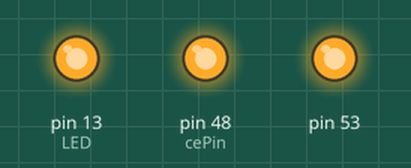
Recording of a sketch running on a simulated Arduino Mega 2560, built with avr-gcc and run on an emulated ATmega2560. Parts: output pins drawn as LEDs (lit = HIGH). Random numbers use the default seed unless the sketch sets one; pins used as bus, display or sensor lines are not drawn; what the sketch prints to the serial monitor is not drawn.

Above: at 0.1 s.
Timing chart, 0 to 1.6 s (numbered marks = the images above):
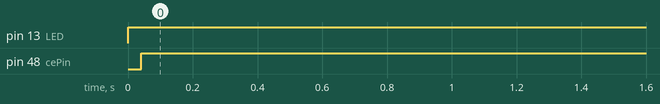

Measured:
- by itself, pin 13 (LED): LOW → HIGH at 0.00 s
- by itself, pin 48 (cePin): LOW → HIGH at 0.04 s

The sketch:

Sensor.ino
```cpp
#include <SPI.h>
#include <Mirf.h>
#include <nRF24L01.h>
//#include <dht.h>
#include <MirfHardwareSpiDriver.h>

#define SCK_PIN 52
#define MISO_PIN 50
#define MOSI_PIN 51
#define LED 13
#define DHT11_PIN 2

//dht DHT;


int interval;


void setup(){
  Serial.begin(9600);

  interval = 1000;

  Mirf.spi = &MirfHardwareSpi;
  Mirf.cePin = 48;
  Mirf.csnPin = 49;
  Mirf.init();
  Mirf.setRADDR((byte *)"cln1"); //Self address
  Mirf.setTADDR((byte *)"serv"); //To whom send data?
  Mirf.payload = 5;
  Mirf.channel = 1;
  Mirf.config();

  Serial.println("Ready to send ...");
  pinMode(LED, OUTPUT);
}


void loop(){
  byte data[Mirf.payload];
//  int chk = DHT.read11(DHT11_PIN);

  Mirf.setTADDR((byte *)"serv");
  digitalWrite(LED, HIGH);
  data[0] = 1; //Sensor ID
//  data[1] = (byte)DHT.temperature;
//  data[2] = (byte)DHT.humidity;
  data[1] = 110 + random(9);
  data[2] = 120 + random(9);
  data[3] = 130 + random(9);
  data[4] = 140 + random(9);


  Mirf.send(data);   //Send the data back to the client.
  unsigned long time = millis();
  while(Mirf.isSending())
  {
    //Wait
  }
  digitalWrite(LED, LOW);


  while(!Mirf.dataReady())
  {
    //Wait for data
    if ( ( millis() - time ) > interval )
    {
      Serial.println("No data received. Switching to TX");
      return;
    }
  }

  if(Mirf.dataReady())
  {
    Mirf.getData(data);
    if ( (data[0] == 255) ) //Process only data from Master (ID = 255)
    if ( data[1] > 1 ) //check if interval is correct
    if ( interval != data[1])
    {
      interval = data[1]*100;
      Serial.print("New interval - ");
      Serial.print(interval);
      Serial.println(" set. Switching to TX");
    }
  }

  if ( ( millis() - time ) < interval ) delay(interval-( millis() - time ));

}
```

Mirf_.cpp
```cpp
/**
 * Mirf
 *
 * Additional bug fixes and improvements
 *  11/03/2011:
 *   Switched spi library.
 *  07/13/2010:
 *   Added example to read a register
 *  11/12/2009:
 *   Fix dataReady() to work correctly
 *   Renamed keywords to keywords.txt ( for IDE ) and updated keyword list
 *   Fixed client example code to timeout after one second and try again
 *    when no response received from server
 * By: Nathan Isburgh <nathan@mrroot.net>
 * $Id: mirf.cpp 67 2010-07-13 13:25:53Z nisburgh $
 *
 *
 * An Ardunio port of:
 * http://www.tinkerer.eu/AVRLib/nRF24L01
 *
 * Significant changes to remove depencence on interupts and auto ack support.
 *
 * Aaron Shrimpton <aaronds@gmail.com>
 *
 */

/*
    Copyright (c) 2007 Stefan Engelke <mbox@stefanengelke.de>

    Permission is hereby granted, free of charge, to any person
    obtaining a copy of this software and associated documentation
    files (the "Software"), to deal in the Software without
    restriction, including without limitation the rights to use, copy,
    modify, merge, publish, distribute, sublicense, and/or sell copies
    of the Software, and to permit persons to whom the Software is
    furnished to do so, subject to the following conditions:

    The above copyright notice and this permission notice shall be
    included in all copies or substantial portions of the Software.

    THE SOFTWARE IS PROVIDED "AS IS", WITHOUT WARRANTY OF ANY KIND,
    EXPRESS OR IMPLIED, INCLUDING BUT NOT LIMITED TO THE WARRANTIES OF
    MERCHANTABILITY, FITNESS FOR A PARTICULAR PURPOSE AND
    NONINFRINGEMENT. IN NO EVENT SHALL THE AUTHORS OR COPYRIGHT
    HOLDERS BE LIABLE FOR ANY CLAIM, DAMAGES OR OTHER LIABILITY,
    WHETHER IN AN ACTION OF CONTRACT, TORT OR OTHERWISE, ARISING FROM,
    OUT OF OR IN CONNECTION WITH THE SOFTWARE OR THE USE OR OTHER
    DEALINGS IN THE SOFTWARE.

    $Id: mirf.cpp 67 2010-07-13 13:25:53Z nisburgh $
*/

#include "Mirf.h"
// Defines for setting the MiRF registers for transmitting or receiving mode

Nrf24l Mirf = Nrf24l();

Nrf24l::Nrf24l(){
	cePin = 8;
	csnPin = 7;
	channel = 1;
	payload = 16;
	spi = NULL;
}

void Nrf24l::transferSync(uint8_t *dataout,uint8_t *datain,uint8_t len){
	uint8_t i;
	for(i = 0;i < len;i++){
		datain[i] = spi->transfer(dataout[i]);
	}
}

void Nrf24l::transmitSync(uint8_t *dataout,uint8_t len){
	uint8_t i;
	for(i = 0;i < len;i++){
		spi->transfer(dataout[i]);
	}
}


void Nrf24l::init()
// Initializes pins to communicate with the MiRF module
// Should be called in the early initializing phase at startup.
{
    pinMode(cePin,OUTPUT);
    pinMode(csnPin,OUTPUT);

    ceLow();
    csnHi();

    // Initialize spi module
    spi->begin();

}


void Nrf24l::config()
// Sets the important registers in the MiRF module and powers the module
// in receiving mode
// NB: channel and payload must be set now.
{
    // Set RF channel
	configRegister(RF_CH,channel);

    // Set length of incoming payload
	configRegister(RX_PW_P0, payload);
	configRegister(RX_PW_P1, payload);

    // Start receiver
    powerUpRx();
    flushRx();
}

void Nrf24l::setRADDR(uint8_t * adr)
// Sets the receiving address
{
	ceLow();
	writeRegister(RX_ADDR_P1,adr,mirf_ADDR_LEN);
	ceHi();
}

void Nrf24l::setTADDR(uint8_t * adr)
// Sets the transmitting address
{
	/*
	 * RX_ADDR_P0 must be set to the sending addr for auto ack to work.
	 */

	writeRegister(RX_ADDR_P0,adr,mirf_ADDR_LEN);
	writeRegister(TX_ADDR,adr,mirf_ADDR_LEN);
}

extern bool Nrf24l::dataReady()
// Checks if data is available for reading
{
    // See note in getData() function - just checking RX_DR isn't good enough
	uint8_t status = getStatus();

    // We can short circuit on RX_DR, but if it's not set, we still need
    // to check the FIFO for any pending packets
    if ( status & (1 << RX_DR) ) return 1;
    return !rxFifoEmpty();
}

extern bool Nrf24l::rxFifoEmpty(){
	uint8_t fifoStatus;

	readRegister(FIFO_STATUS,&fifoStatus,sizeof(fifoStatus));
	return (fifoStatus & (1 << RX_EMPTY));
}


extern void Nrf24l::getData(uint8_t * data)
// Reads payload bytes into data array
{
    csnLow();                               // Pull down chip select
    spi->transfer( R_RX_PAYLOAD );            // Send cmd to read rx payload
    transferSync(data,data,payload); // Read payload
    csnHi();                               // Pull up chip select
    // NVI: per product spec, p 67, note c:
    //  "The RX_DR IRQ is asserted by a new packet arrival event. The procedure
    //  for handling this interrupt should be: 1) read payload through SPI,
    //  2) clear RX_DR IRQ, 3) read FIFO_STATUS to check if there are more
    //  payloads available in RX FIFO, 4) if there are more data in RX FIFO,
    //  repeat from step 1)."
    // So if we're going to clear RX_DR here, we need to check the RX FIFO
    // in the dataReady() function
    configRegister(STATUS,(1<<RX_DR));   // Reset status register
}

void Nrf24l::configRegister(uint8_t reg, uint8_t value)
// Clocks only one byte into the given MiRF register
{
    csnLow();
    spi->transfer(W_REGISTER | (REGISTER_MASK & reg));
    spi->transfer(value);
    csnHi();
}

void Nrf24l::readRegister(uint8_t reg, uint8_t * value, uint8_t len)
// Reads an array of bytes from the given start position in the MiRF registers.
{
    csnLow();
    spi->transfer(R_REGISTER | (REGISTER_MASK & reg));
    transferSync(value,value,len);
    csnHi();
}

void Nrf24l::writeRegister(uint8_t reg, uint8_t * value, uint8_t len)
// Writes an array of bytes into inte the MiRF registers.
{
    csnLow();
    spi->transfer(W_REGISTER | (REGISTER_MASK & reg));
    transmitSync(value,len);
    csnHi();
}


void Nrf24l::send(uint8_t * value)
// Sends a data package to the default address. Be sure to send the correct
// amount of bytes as configured as payload on the receiver.
{
    uint8_t status;
    status = getStatus();

    while (PTX) {
	    status = getStatus();

	    if((status & ((1 << TX_DS)  | (1 << MAX_RT)))){
		    PTX = 0;
		    break;
	    }
    }                  // Wait until last paket is send

    ceLow();

    powerUpTx();       // Set to transmitter mode , Power up

    csnLow();                    // Pull down chip select
    spi->transfer( FLUSH_TX );     // Write cmd to flush tx fifo
    csnHi();                    // Pull up chip select

    csnLow();                    // Pull down chip select
    spi->transfer( W_TX_PAYLOAD ); // Write cmd to write payload
    transmitSync(value,payload);   // Write payload
    csnHi();                    // Pull up chip select

    ceHi();                     // Start transmission
}

/**
 * isSending.
 *
 * Test if chip is still sending.
 * When sending has finished return chip to listening.
 *
 */

bool Nrf24l::isSending(){
	uint8_t status;
	if(PTX){
		status = getStatus();

		/*
		 *  if sending successful (TX_DS) or max retries exceded (MAX_RT).
		 */

		if((status & ((1 << TX_DS)  | (1 << MAX_RT)))){
			powerUpRx();
			return false;
		}

		return true;
	}
	return false;
}

uint8_t Nrf24l::getStatus(){
	uint8_t rv;
	readRegister(STATUS,&rv,1);
	return rv;
}

void Nrf24l::powerUpRx(){
	PTX = 0;
	ceLow();
	configRegister(CONFIG, mirf_CONFIG | ( (1<<PWR_UP) | (1<<PRIM_RX) ) );
	ceHi();
	configRegister(STATUS,(1 << TX_DS) | (1 << MAX_RT));
}

void Nrf24l::flushRx(){
    csnLow();
    spi->transfer( FLUSH_RX );
    csnHi();
}

void Nrf24l::powerUpTx(){
	PTX = 1;
	configRegister(CONFIG, mirf_CONFIG | ( (1<<PWR_UP) | (0<<PRIM_RX) ) );
}

void Nrf24l::ceHi(){
	digitalWrite(cePin,HIGH);
}

void Nrf24l::ceLow(){
	digitalWrite(cePin,LOW);
}

void Nrf24l::csnHi(){
	digitalWrite(csnPin,HIGH);
}

void Nrf24l::csnLow(){
	digitalWrite(csnPin,LOW);
}

void Nrf24l::powerDown(){
	ceLow();
	configRegister(CONFIG, mirf_CONFIG );
}
```
